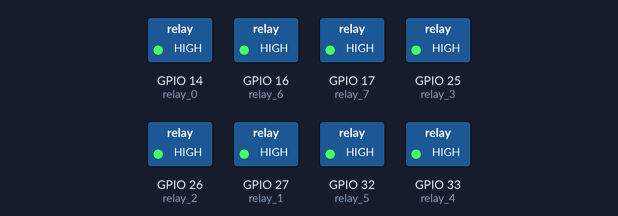
Recording of a sketch running on a simulated ESP32. Shown: switched loads named in the sketch (green lamp = pin HIGH).

Above: at 2.5 s.
At 7.5 s:
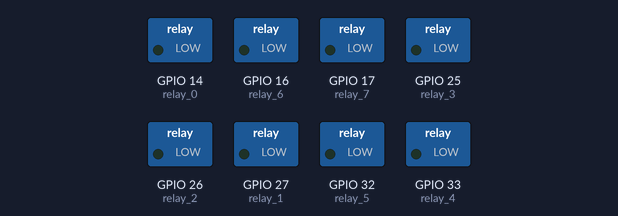
Timing chart, 0 to 13.0 s (numbered marks = the images above):
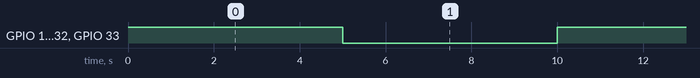

The sketch:

relays.ino
```cpp
const int relay_0 = 14;
const int relay_1 = 27;
const int relay_2 = 26;
const int relay_3 = 25;
const int relay_4 = 33;
const int relay_5 = 32;
const int relay_6 = 16;
const int relay_7 = 17;

void setup() {
  pinMode(relay_0, OUTPUT);
  pinMode(relay_1, OUTPUT);
  pinMode(relay_2, OUTPUT);
  pinMode(relay_3, OUTPUT);
  pinMode(relay_4, OUTPUT);
  pinMode(relay_5, OUTPUT);
  pinMode(relay_6, OUTPUT);
  pinMode(relay_7, OUTPUT);
}

void loop() {
  digitalWrite(relay_0, HIGH);
  digitalWrite(relay_1, HIGH);
  digitalWrite(relay_2, HIGH);
  digitalWrite(relay_3, HIGH);
  digitalWrite(relay_4, HIGH);
  digitalWrite(relay_5, HIGH);
  digitalWrite(relay_6, HIGH);
  digitalWrite(relay_7, HIGH);
  delay(5000);
  digitalWrite(relay_0, LOW);
  digitalWrite(relay_1, LOW);
  digitalWrite(relay_2, LOW);
  digitalWrite(relay_3, LOW);
  digitalWrite(relay_4, LOW);
  digitalWrite(relay_5, LOW);
  digitalWrite(relay_6, LOW);
  digitalWrite(relay_7, LOW);
  delay(5000);
}
```

Measured:
- by itself, GPIO 14 (relay_0), GPIO 16 (relay_6), GPIO 17 (relay_7), GPIO 25 (relay_3), GPIO 26 (relay_2), GPIO 27 (relay_1), GPIO 32 (relay_5), GPIO 33 (relay_4): alternates HIGH for 5.0 s and LOW for 5.0 s
